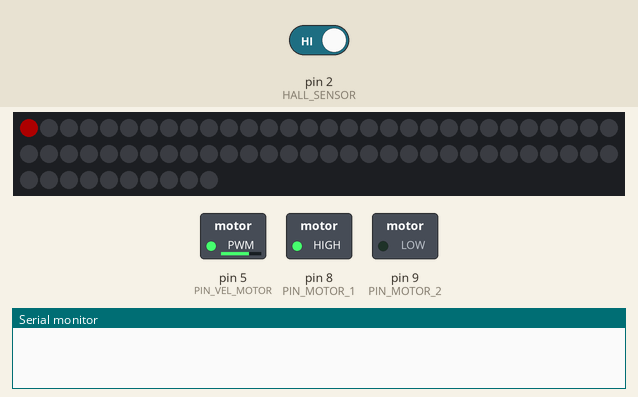
This sketch was run on a simulated Arduino Uno, built with avr-gcc and run on an emulated ATmega328P. On the bench: 70 RGB LEDs in strip order, left to right, continuing on the next row, switched loads named in the sketch (green lamp = pin HIGH), the last lines printed to the serial monitor. The test bench sets the inputs (shaded band); at power-on: pin 2 (HALL_SENSOR) HIGH. Dim RGB values are drawn brighter than linear.

Above: at 22.4 s.
22.5 s: pin 2 (HALL_SENSOR) driven LOW
At 26.46 s:
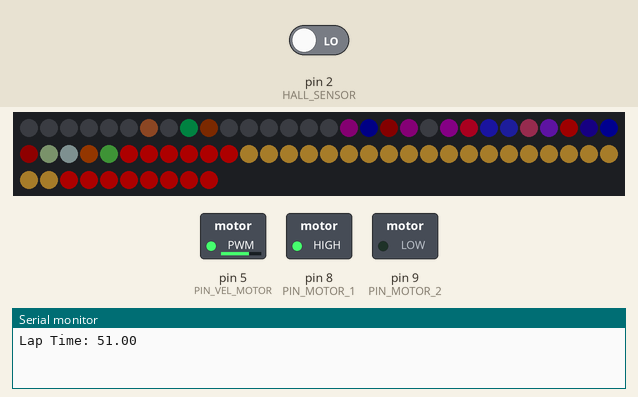
At 30.7 s:
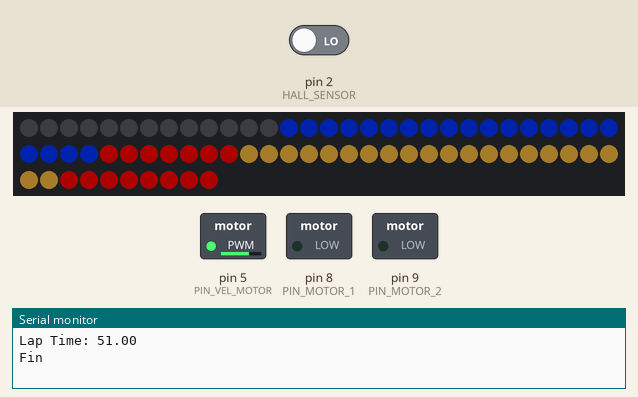
Timing chart, 0 to 32.2 s (numbered marks = the images above; inputs shaded):
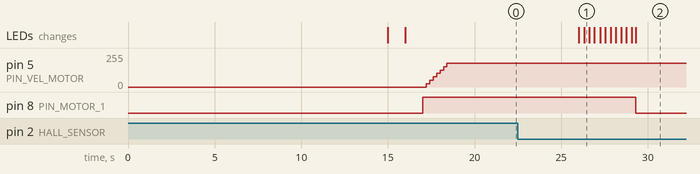

Measured:
- after the input at 22.5 s, pin 8 (PIN_MOTOR_1): HIGH → LOW after 6.8 s; the LEDs: first change after 3.5 s (image 1 shows a later state)

The sketch:

holograma_vFinal.ino
```cpp
#include <FastLED.h>
#include "imgs.h"
#include <avr/pgmspace.h>

//Sensor de efecto HALL
const int HALL_SENSOR = 2;
unsigned long lastTime = 0;
unsigned long threshold = 80;

//Driver L298N y Motor CC
const int PIN_MOTOR_1 = 8;
const int PIN_MOTOR_2 = 9;
//Para controlar la velocidad del motor vamos a usar la función
//analogWrite. No podemos utilizar los pines 9 y 10 porque utilizan
//el timer 1 y nosotros ya lo utilizamos.
const int PIN_VEL_MOTOR = 5;
int motor_speed = 0;
float lap_time = 0;
volatile unsigned long lap_cont = 0;
volatile unsigned long aux_lap_cont = 0;

int resolution = 10; //Cambiamos color de los leds cada 10 grados
byte leds_samples = 360/resolution;
int leds_pos = 0;
volatile bool leds_pos_changed = false;

//LEDS
#define NUM_LEDS 70
#define LED_PIN 4
#define BRIGHTNESS 50
#define LED_TYPE WS2812B
#define COLOR_ORDER GRB
CRGB leds[NUM_LEDS];


//Prototipos de las funciones
void stopMotor();
void activateMotor();
void motorSpeedController(int speed_percentage);
float estimateLapTime();
void draw_leds(int quadrant, int leds_pos);


void setup() {
  Serial.begin(115200);
  delay(15000);
  //Pin del sensor de efecto Hall
  pinMode(HALL_SENSOR, INPUT);

  //Pines del driver y motor
  pinMode(PIN_MOTOR_1, OUTPUT);
  pinMode(PIN_MOTOR_2, OUTPUT);
  pinMode(PIN_VEL_MOTOR, OUTPUT);

  //Inicializamos leds
  FastLED.addLeds<LED_TYPE, LED_PIN, COLOR_ORDER>(leds, NUM_LEDS);
  FastLED.setBrightness(BRIGHTNESS);

  for(int i=0; i<NUM_LEDS; i++){
    leds[0].setRGB(0,0,0);
  }
  FastLED.show();
  delay(1000);
  leds[0].setRGB(255,0,0);
  FastLED.show();
  delay(1000);

  //Activa el motor y aumenta su velocidad poco a poco.
  //Cambiar el 8 del bucle for por la velocidad deseada (del 5 al 11),
  //siendo 5 un 40% y 11 un 100% de velocidad.
  activateMotor();
  for(int i=0; i<8; i++){
    motorSpeedController(motor_speed);
    motor_speed += 10;
    delay(200);
  }

  //Calculamos cuanto tiempo tarda la barra en dar una vuelta
  delay(2000);
  leds[0].setRGB(0,255,0);
  lap_time = estimateLapTime();
  Serial.print("Lap Time: ");
  Serial.println(lap_time);
  delay(3000);

  //Calculamos cuantos pulsos tiene que contar el timer
  //por vuelta de la barra. Hay que tener en cuenta que usamos
  //timer 1 de 16 bits y preescaler de 256
  float pulses_number = lap_time/(0.016*leds_samples);

  //Configuramos timer
  TCCR1A = 0;             //Resetea el registro entero de TCCR1A a 0
  TCCR1B = 0;             //Resetea el registro entero de TCCR1B a 0
  TCCR1B |= B00000100;    //Establece CS12 a 1, es decir, prescalar a 256
  TCNT1 = 0;              //Resetea la cuenta del timer 1 a 0
  TIMSK1 |= B00000010;    //Establece OCIE1A a 1, es decir, habilita el modo de comparación con el regristro A
  OCR1A = pulses_number;  //La interrupción saltará cuando el timer cuente hasta pulses_number.
  aux_lap_cont = lap_cont;
}


void loop() {

  if(!digitalRead(HALL_SENSOR) && (millis()-lastTime)>threshold){
    lastTime = millis();
    leds_pos = 0;
    TCNT1 = 0;
    lap_cont++;
  }

  if(leds_pos_changed){
    leds_pos_changed = false;
    draw_leds(leds_pos);
    FastLED.show();
  }

  //Cuando la barra de 40 vueltas, el motor se detendrá.
  //Se puede cambiar el 40 por el número de vueltas que se quiera que de.
  if(lap_cont>40){
    stopMotor();
    Serial.println("Fin");
    delay(20000);
  }
}


//Para el motor
void stopMotor(){
  digitalWrite(PIN_MOTOR_1, LOW);
  digitalWrite(PIN_MOTOR_2, LOW);
}

//Activa el motor
void activateMotor(){
  digitalWrite(PIN_MOTOR_1, HIGH);
  digitalWrite(PIN_MOTOR_2, LOW);
}

//Establece la velocidad del motor
void motorSpeedController(int speed_percentage){
  analogWrite(PIN_VEL_MOTOR, map(speed_percentage, 0, 100, 0, 255));
}

float estimateLapTime(){
  bool first_lap = true;
  int cont = 0;
  long lastTime = 0;
  int threshold = 50;
  long init_time = 0;

  while(cont<10){
    if(!digitalRead(HALL_SENSOR) && (millis()-lastTime)>threshold){
      if(first_lap){
        first_lap = false;
        init_time = millis();
      }
      else
        cont++;
      lastTime = millis();
    }
  }

  float time_for_lap = (millis()-init_time)/cont;
  return time_for_lap;
}

//Función que se encarga de cambiar el color de los leds
/*
 * Para cambiar de imagen hay que cambiar donde pone frame0 por
 * frame1, frame2 o frame3.
 */
void draw_leds(int leds_pos){
  int row = leds_pos/resolution;
  int HALF_LEDS = NUM_LEDS/2;
  int i_aux = 0;

  if(leds_pos < 180){
    for(int i=0; i<HALF_LEDS; i++){
      leds[i] = pgm_read_dword(&(frame0[row][i]));
    }

    row += 18;
    i_aux = 0;
    for(int i=(NUM_LEDS-1); i>=HALF_LEDS; i--){
      leds[i] = pgm_read_dword(&(frame0[row][i_aux]));
      i_aux++;
    }
  }
  else{
    for(int i=0; i<HALF_LEDS; i++){
      leds[i] = pgm_read_dword(&(frame0[row][i]));
    }
    row -= 18;
    i_aux = 0;
    for(int i=(NUM_LEDS-1); i>=HALF_LEDS; i--){
      leds[i] = pgm_read_dword(&(frame0 [row][i_aux]));
      i_aux++;
    }
  }
}


///////////////////////////////////////////////////////////
////////////////////INTERRUPCIONES/////////////////////////
///////////////////////////////////////////////////////////
//Interrupción del timer
ISR(TIMER1_COMPA_vect){
  TCNT1 = 0;
  leds_pos_changed = true;
  if(leds_pos<360){
    leds_pos += resolution;
  }
}
```

Source omitted: imgs.h (data table, 46113 bytes)
